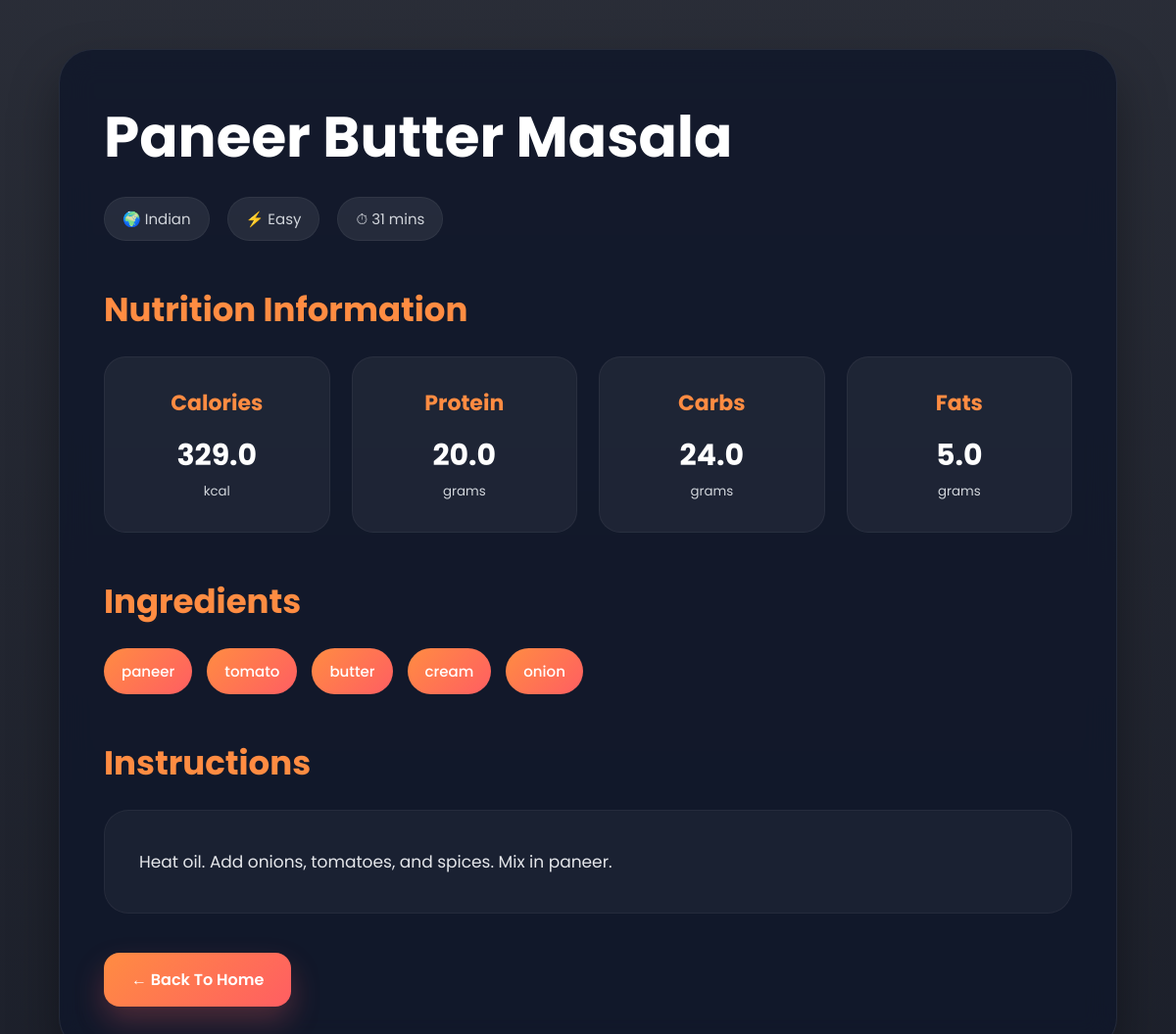
Screenshot of /recipe/649/ with the database file from the repository.
### recipes/models.py (models this page shows, shortened)
class Recipe(models.Model):
    name = models.CharField(max_length=200)
    ingredients = models.ManyToManyField(Ingredient)
    instructions = models.TextField()
    cooking_time = models.IntegerField()
    difficulty = models.CharField(max_length=50)
    cuisine = models.CharField(
    max_length=100,
    null=True,
    blank=True)
    image = models.ImageField(upload_to='recipe_images/', null=True, blank=True)
    user = models.ForeignKey(User, on_delete=models.CASCADE, null=True, blank=True)
    popularity_score = models.IntegerField(default=0)

class Nutrition(models.Model):
    recipe = models.OneToOneField(Recipe, on_delete=models.CASCADE)
    calories = models.FloatField()
    protein = models.FloatField()
    carbs = models.FloatField()
    fats = models.FloatField()

class Ingredient(models.Model):
    name = models.CharField(max_length=100)

### recipes/views.py (the view)
def recipe_detail(request, recipe_id):
    recipe = get_object_or_404(
        Recipe,
        id=recipe_id
    )
    nutrition = Nutrition.objects.filter(
        recipe=recipe
    ).first()
    return render(
        request,
        'recipe_detail.html',
        {
            'recipe': recipe,
            'nutrition': nutrition
        }
    )

### recipes/templates/recipe_detail.html (shortened to what this page needs)
<!DOCTYPE html>
<html lang="en">
<head>
</head>
<body>
    <div class="container">
        <div class="recipe-box">
            <div class="recipe-content">
                <h1>
                    {{ recipe.name }}
                </h1>
                <div class="meta">
                    <span>
                        🌍 {{ recipe.cuisine }}
                    </span>
                    <span>
                        ⚡ {{ recipe.difficulty }}
                    </span>
                    <span>
                        ⏱ {{ recipe.cooking_time }} mins
                    </span>
                </div>
                <div class="section">
                    <h2>
                        Nutrition Information
                    </h2>
                    {% if nutrition %}
                    <div class="nutrition-grid">
                        <div class="nutrition-card">
                            <h3>Calories</h3>
                            <p>
                                {{ nutrition.calories }}
                            </p>
                            <small>kcal</small>
                        </div>
                        <div class="nutrition-card">
                            <h3>Protein</h3>
                            <p>
                                {{ nutrition.protein }}
                            </p>
                            <small>grams</small>
                        </div>
                        <div class="nutrition-card">
                            <h3>Carbs</h3>
                            <p>
                                {{ nutrition.carbs }}
                            </p>
                            <small>grams</small>
                        </div>
                        <div class="nutrition-card">
                            <h3>Fats</h3>
                            <p>
                                {{ nutrition.fats }}
                            </p>
                            <small>grams</small>
                        </div>
                    </div>
                    {% endif %}
                </div>
                <div class="section">
                    <h2>
                        Ingredients
                    </h2>
                    <div class="ingredient-list">
                        {% for ingredient in recipe.ingredients.all %}
                            <div class="ingredient-item">
                                {{ ingredient.name }}
                            </div>
                        {% endfor %}
                    </div>
                </div>
                <div class="section">
                    <h2>
                        Instructions
                    </h2>
                    <div class="instructions">
                        {{ recipe.instructions }}
                    </div>
                </div>
                <a
                    href="/"
                    class="back-btn"
                >
                    ← Back To Home
                </a>
            </div>
        </div>
    </div>
</body>
</html>

### recipes/templates/recipe_detail.html (style rules this page uses)
* { margin:0; padding:0; box-sizing:border-box; }
body { font-family:'Poppins',sans-serif; background: linear-gradient( rgba(4,8,20,0.85), rgba(4,8,20,0.9) ), url('https://images.unsplash.com/photo-1498837167922-ddd27525d352?q=80&w=1800&auto=format&fit=crop'); background-size:cover; background-position:center; background-attachment:fixed; color:white; min-height:100vh; padding:50px 0; }
.container { width:90%; max-width:1400px; margin:auto; }
.recipe-box { background: rgba(15,23,42,0.82); backdrop-filter:blur(16px); border-radius:35px; overflow:hidden; border:1px solid rgba(255,255,255,0.08); box-shadow: 0 25px 50px rgba(0,0,0,0.35); animation:fadeUp 0.8s ease; }
.recipe-content { padding:45px; }
h1 { font-size:58px; margin-bottom:18px; color:white; }
.meta { display:flex; gap:18px; flex-wrap:wrap; margin-bottom:35px; }
.meta span { background: rgba(255,255,255,0.08); padding:10px 18px; border-radius:30px; font-size:15px; color:#d1d5db; border:1px solid rgba(255,255,255,0.05); }
.section { margin-top:45px; }
.section h2 { font-size:34px; margin-bottom:22px; color:#ff8c42; }
.nutrition-grid { display:grid; grid-template-columns: repeat(auto-fit,minmax(220px,1fr)); gap:22px; }
.nutrition-card { background: rgba(255,255,255,0.05); border-radius:22px; padding:30px; text-align:center; border:1px solid rgba(255,255,255,0.05); transition:0.35s ease; }
.nutrition-card h3 { color:#ff8c42; margin-bottom:15px; font-size:22px; }
.nutrition-card p { font-size:30px; font-weight:700; color:white; }
.nutrition-card small { color:#d1d5db; }
.ingredient-list { display:flex; flex-wrap:wrap; gap:15px; }
.ingredient-item { background: linear-gradient( 135deg, #ff8c42, #ff5e62 ); padding:12px 18px; border-radius:30px; font-size:15px; font-weight:500; transition:0.3s ease; }
.instructions { background: rgba(255,255,255,0.04); padding:35px; border-radius:25px; line-height:2; color:#e5e7eb; font-size:17px; border:1px solid rgba(255,255,255,0.05); }
.back-btn { display:inline-block; margin-top:40px; padding:15px 28px; border-radius:16px; background: linear-gradient( 135deg, #ff8c42, #ff5e62 ); color:white; text-decoration:none; font-weight:600; transition:0.35s ease; box-shadow: 0 15px 30px rgba(255,94,98,0.25); }

### rows the page displays
Recipe: name "Paneer Butter Masala", cuisine "Indian", difficulty "Easy", cooking_time "31", instructions "Heat oil. Add onions, tomatoes, and spices. Mix in paneer."
Nutrition: calories "329.0", protein "20.0", carbs "24.0", fats "5.0"
Ingredient: name "paneer"
Ingredient: name "tomato"
Ingredient: name "butter"
Ingredient: name "cream"
Ingredient: name "onion"
